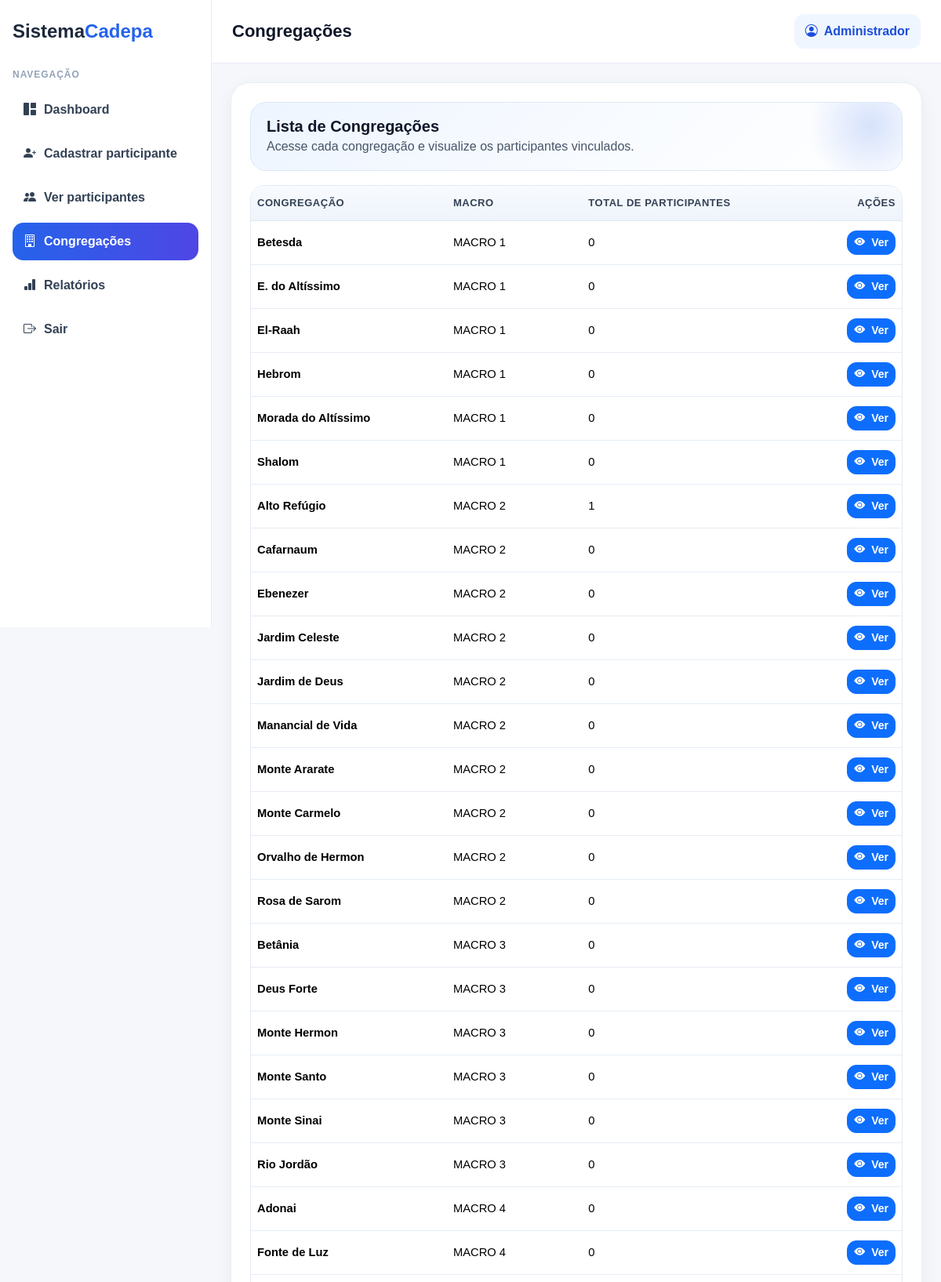
Page /congregacoes (signed in, upper part) on the committed database.
### tables this page shows
CREATE TABLE congregacoes (
            id INTEGER PRIMARY KEY AUTOINCREMENT,
            nome TEXT,
            macro_id INTEGER,
            UNIQUE(nome, macro_id),
            FOREIGN KEY (macro_id) REFERENCES macros(id)
        );

### app.py (the view)
@app.route("/congregacoes")
def congregacoes():
    if "user_id" not in session:
        return redirect("/login")
    conn = get_db()
    lista_congregacoes = conn.execute("""
        SELECT congregacoes.nome, macros.nome AS macro_nome,
               COUNT(participantes.id) AS total_participantes
        FROM congregacoes
        JOIN macros ON macros.id = congregacoes.macro_id
        LEFT JOIN participantes ON participantes.congregacao = congregacoes.nome
        GROUP BY congregacoes.id, congregacoes.nome, macros.nome
        ORDER BY macros.nome, congregacoes.nome
    """).fetchall()
    conn.close()
    return render_template("congregacoes.html", congregacoes=lista_congregacoes)

### app.py (called while the page is built)
def get_db():
    conn = sqlite3.connect(DB_PATH)
    conn.row_factory = sqlite3.Row
    return conn

### templates/congregacoes.html (shortened to what this page needs)
{% extends "base.html" %}
{% block page_title %}Congregações{% endblock %}
{% block page_content %}
<div class="page-header">
    <h3>Lista de Congregações</h3>
    <p>Acesse cada congregação e visualize os participantes vinculados.</p>
</div>
<div class="table-responsive table-modern">
    <table class="table table-hover align-middle mb-0">
        <thead>
            <tr>
                <th>Congregação</th>
                <th>Macro</th>
                <th>Total de participantes</th>
                <th class="text-end">Ações</th>
            </tr>
        </thead>
        <tbody>
            {% for c in congregacoes %}
            <tr>
                <td class="fw-semibold">{{ c.nome }}</td>
                <td>{{ c.macro_nome }}</td>
                <td>{{ c.total_participantes }}</td>
                <td class="text-end">
                    <a href="/congregacoes/{{ c.nome|replace(' ', '-') }}" class="btn btn-sm btn-primary">
                        <i class="bi bi-eye-fill me-1"></i> Ver
                    </a>
                </td>
            </tr>
            {% endfor %}
        </tbody>
    </table>
</div>
{% endblock %}

### templates/base.html (style rules this page uses)
body { background: #f5f7fb; font-family: Arial, sans-serif; margin: 0; color: #0f172a; }
.page-header { position: relative; overflow: hidden; border-radius: 20px; padding: 18px 20px; margin-bottom: 18px; background: linear-gradient(135deg, #eef5ff 0%, #f8fbff 55%, #ffffff 100%); border: 1px solid #dce8f8; }
.page-header::after { content: ""; position: absolute; right: -40px; top: -50px; width: 160px; height: 160px; border-radius: 50%; background: radial-gradient(circle, rgba(37, 99, 235, 0.18) 0%, rgba(37, 99, 235, 0) 70%); }
.page-header h3 { margin: 0 0 2px 0; font-size: 1.25rem; font-weight: 700; color: #0f172a; position: relative; z-index: 1; }
.page-header p { margin: 0; color: #475569; position: relative; z-index: 1; }
.table-modern { border-radius: 18px; overflow: hidden; border: 1px solid #e4ebf5; background: #ffffff; }
.table-modern thead th { background: linear-gradient(180deg, #f8fbff 0%, #eef4fb 100%); color: #334155; border-bottom: 1px solid #dfe7f2; font-size: 13px; font-weight: 700; text-transform: uppercase; letter-spacing: 0.04em; padding-top: 12px; padding-bottom: 12px; }
.table-modern td { vertical-align: middle; border-color: #e6edf5; font-size: 0.92rem; padding-top: 12px; padding-bottom: 12px; }
.table-modern tbody tr:nth-child(even) { background: #fbfdff; }
.btn-primary, .btn-success, .btn-warning, .btn-danger, .btn-outline-secondary, .btn-outline-dark { border-radius: 12px; font-weight: 600; }

### rows in the picture
congregacoes: nome "Betesda", macro_nome "MACRO 1", total_participantes "0"
congregacoes: nome "E. do Altíssimo", macro_nome "MACRO 1", total_participantes "0"
congregacoes: nome "El-Raah", macro_nome "MACRO 1", total_participantes "0"
congregacoes: nome "Hebrom", macro_nome "MACRO 1", total_participantes "0"
congregacoes: nome "Morada do Altíssimo", macro_nome "MACRO 1", total_participantes "0"
congregacoes: nome "Shalom", macro_nome "MACRO 1", total_participantes "0"
congregacoes: nome "Alto Refúgio", macro_nome "MACRO 2", total_participantes "1"
congregacoes: nome "Cafarnaum", macro_nome "MACRO 2", total_participantes "0"
congregacoes: nome "Ebenezer", macro_nome "MACRO 2", total_participantes "0"
congregacoes: nome "Jardim Celeste", macro_nome "MACRO 2", total_participantes "0"
congregacoes: nome "Jardim de Deus", macro_nome "MACRO 2", total_participantes "0"
congregacoes: nome "Manancial de Vida", macro_nome "MACRO 2", total_participantes "0"
congregacoes: nome "Monte Ararate", macro_nome "MACRO 2", total_participantes "0"
congregacoes: nome "Monte Carmelo", macro_nome "MACRO 2", total_participantes "0"
congregacoes: nome "Orvalho de Hermon", macro_nome "MACRO 2", total_participantes "0"
congregacoes: nome "Rosa de Sarom", macro_nome "MACRO 2", total_participantes "0"
congregacoes: nome "Betânia", macro_nome "MACRO 3", total_participantes "0"
congregacoes: nome "Deus Forte", macro_nome "MACRO 3", total_participantes "0"
congregacoes: nome "Monte Hermon", macro_nome "MACRO 3", total_participantes "0"
congregacoes: nome "Monte Santo", macro_nome "MACRO 3", total_participantes "0"
congregacoes: nome "Monte Sinai", macro_nome "MACRO 3", total_participantes "0"
congregacoes: nome "Rio Jordão", macro_nome "MACRO 3", total_participantes "0"
congregacoes: nome "Adonai", macro_nome "MACRO 4", total_participantes "0"
congregacoes: nome "Fonte de Luz", macro_nome "MACRO 4", total_participantes "0"

### other values in the picture
{{ session.get("nome", "Usuário") }} "Administrador"
